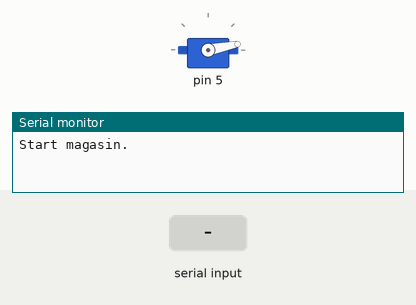
A sketch run on a simulated Arduino Mega 2560, built with avr-gcc and run on an emulated ATmega2560. Parts: servo, the last lines printed to the serial monitor. The test bench sets the inputs (shaded band).

Above: at 5.7 s.
5.8 s: "1" received over Serial
At 6.1 s:
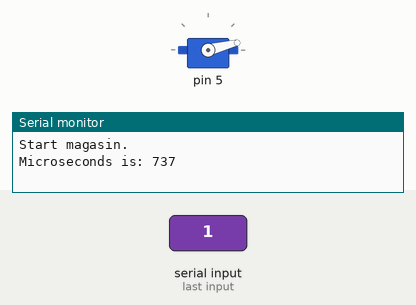
7.3 s: "q" received over Serial
At 7.7 s:
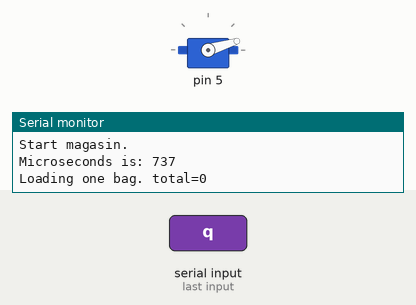
8.8 s: "p" received over Serial
At 9.3 s:
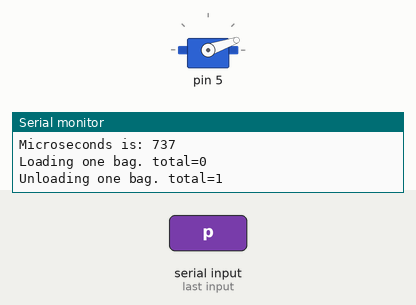
Timing chart, 0 to 11.8 s (numbered marks = the images above; inputs shaded):
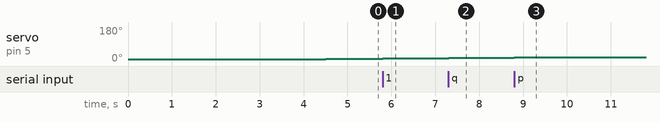

Measured:
- after the input at 5.8 s, servo on pin 5: 11° → 14° at once
- after the input at 7.3 s, servo on pin 5: 14° → 17° at once, → 16° 0.61 s later
- after the input at 8.8 s, servo on pin 5: 16° → 19° at once, → 20° 0.65 s later

The sketch:

StoreServoTests.ino
```cpp
//Must include "Shooter/Store.ino"
//Used to calibrate the values for STORE_SERVO_ROTATION_STEP and the different formulas for the bags' store.
#include <Servo.h>
#include "Hardware.h"
#include "Vehicle.h"
#include "AllStates.h"

// Calibration tools
String readString;
void setup() {
  Serial.begin(9600);
  Serial.println("Start magasin.");
  store.Setup();
  store.Initialize();
}

void loop() {
  while (Serial.available()) {
    char c = Serial.read();  //gets one byte from serial buffer
    readString += c; //makes the string readString
    delay(2);  //slow looping to allow buffer to fill with next character
  }

  if (readString.length() > 0) {
    if(readString == "1"){ // Move one empty (calibration)
      store.servoPosition += STORE_SERVO_MICROS_STEP;
      store.servo.writeMicroseconds(store.servoPosition);
      Serial.print("Microseconds is: ");
      Serial.println(store.servoPosition);
    }
    else if(readString == "q"){ // Load bag
      Serial.print("Loading one bag. total=");
      Serial.println(store.bagsCount);
      store.ServoLoadBag();
    }
    else if(readString == "p"){ // Unload bag
      Serial.print("Unloading one bag. total=");
      Serial.println(store.bagsCount);
      store.ServoUnloadBag();
    }

    readString=""; // Empty for next input
  }
}
```
